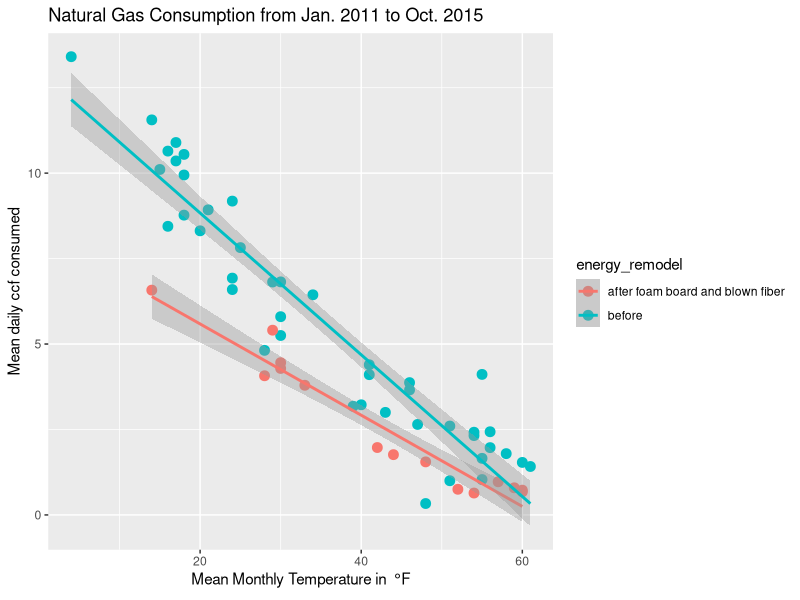
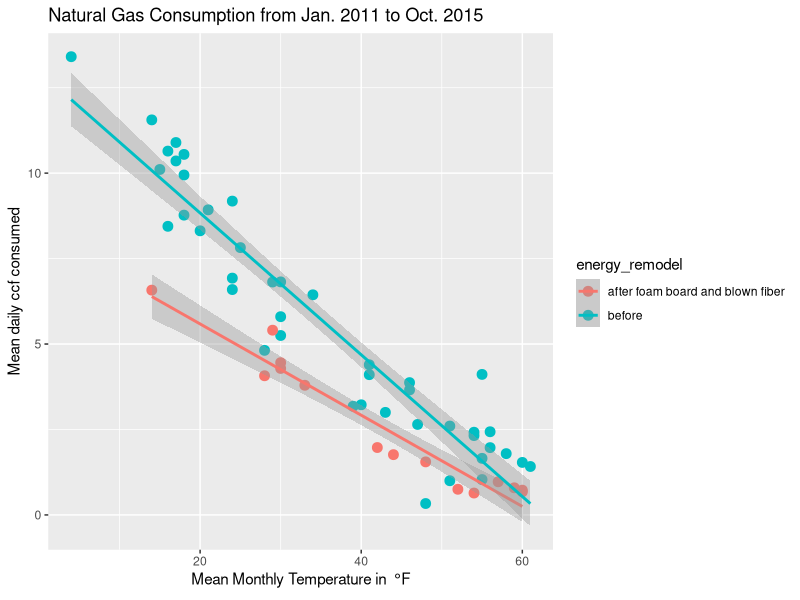

Write the R code that produced these figures, in order.
library(lubridate)
library(ggplot2)

gas <- read.csv("heating_data.csv")
date <- parse_date_time(paste(gas$month, gas$year), "%m*! %Y!")
gas$year <- factor(gas$year)
gas <- cbind(gas, date)

ggplot(data = gas, aes(x = mean_temp, y = use / days, color = energy_remodel)) + 
    geom_point(size = 3) + geom_smooth(method = "lm") + 
    labs(x= expression("Mean Monthly Temperature in "~degree*F), 
         y = "Mean daily ccf consumed", 
         title = "Natural Gas Consumption from Jan. 2011 to Oct. 2015") 

ggsave("remodel change in consumption.pdf")

summary(lm(data = gas, use/days ~ mean_temp + owner))


